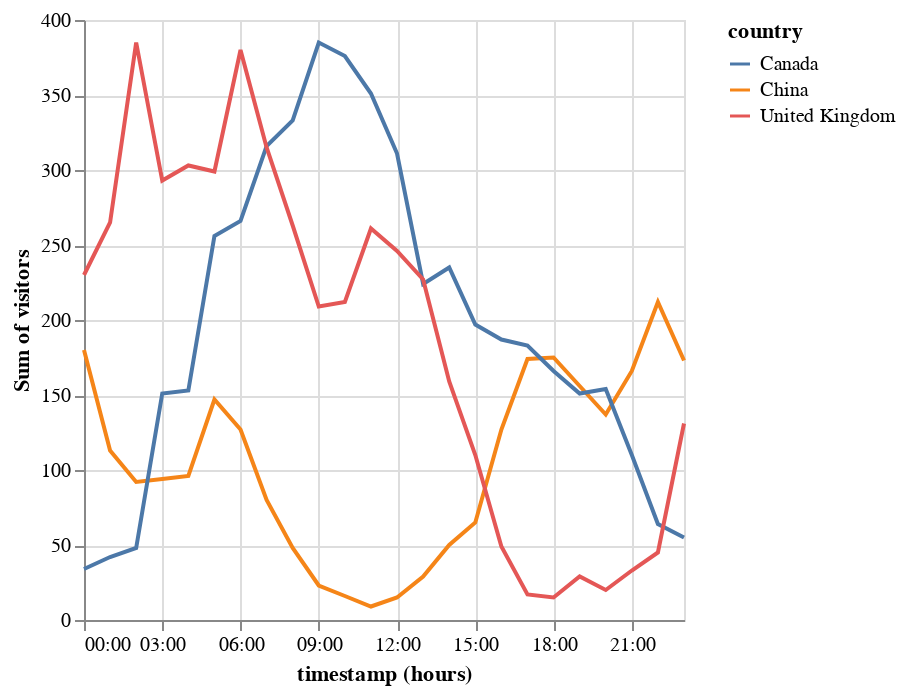

Write notebook code for a chart like this one.
### Markdown cell above
### with Pandas doing the filtering

### Code cell
cauk = pageviews.loc[pageviews.country.isin(['Canada','United Kingdom','China'])]

alt.Chart(cauk).mark_line().encode(
    x = 'hours(timestamp):T',
    y = 'sum(visitors):Q',
    color = 'country'
)

### Figure 1 — Vega specification as saved in the notebook (floating-point values rounded to 4 significant figures)
{"$schema": "https://vega.github.io/schema/vega/v5.json", "data": [{"name": "source_0", "values": [{"hours_timestamp": "2012-01-01T06:00:00.000", "country": "China", "sum_visitors": 127}, {"hours_timestamp": "2012-01-01T11:00:00.000", "country": "Canada", "sum_visitors": 351}, {"hours_timestamp": "2012-01-01T05:00:00.000", "country": "United Kingdom", "sum_visitors": 299}, {"hours_timestamp": "2012-01-01T13:00:00.000", "country": "United Kingdom", "sum_visitors": 227}, {"hours_timestamp": "2012-01-01T04:00:00.000", "country": "United Kingdom", "sum_visitors": 303}, {"hours_timestamp": "2012-01-01T23:00:00.000", "country": "Canada", "sum_visitors": 55}, {"hours_timestamp": "2012-01-01T09:00:00.000", "country": "Canada", "sum_visitors": 385}, {"hours_timestamp": "2012-01-01T10:00:00.000", "country": "United Kingdom", "sum_visitors": 212}, {"hours_timestamp": "2012-01-01T04:00:00.000", "country": "China", "sum_visitors": 96}, {"hours_timestamp": "2012-01-01T16:00:00.000", "country": "China", "sum_visitors": 127}, {"hours_timestamp": "2012-01-01T08:00:00.000", "country": "Canada", "sum_visitors": 333}, {"hours_timestamp": "2012-01-01T03:00:00.000", "country": "United Kingdom", "sum_visitors": 293}, {"hours_timestamp": "2012-01-01T15:00:00.000", "country": "United Kingdom", "sum_visitors": 110}, {"hours_timestamp": "2012-01-01T19:00:00.000", "country": "Canada", "sum_visitors": 151}, {"hours_timestamp": "2012-01-01T05:00:00.000", "country": "China", "sum_visitors": 147}, {"hours_timestamp": "2012-01-01T20:00:00.000", "country": "Canada", "sum_visitors": 154}, {"hours_timestamp": "2012-01-01T08:00:00.000", "country": "United Kingdom", "sum_visitors": 263}, {"hours_timestamp": "2012-01-01T14:00:00.000", "country": "China", "sum_visitors": 50}, {"hours_timestamp": "2012-01-01T13:00:00.000", "country": "China", "sum_visitors": 29}, {"hours_timestamp": "2012-01-01T10:00:00.000", "country": "Canada", "sum_visitors": 376}, {"hours_timestamp": "2012-01-01T07:00:00.000", "country": "United Kingdom", "sum_visitors": 315}, {"hours_timestamp": "2012-01-01T00:00:00.000", "country": "United Kingdom", "sum_visitors": 230}, {"hours_timestamp": "2012-01-01T15:00:00.000", "country": "China", "sum_visitors": 65}, {"hours_timestamp": "2012-01-01T02:00:00.000", "country": "United Kingdom", "sum_visitors": 385}, {"hours_timestamp": "2012-01-01T16:00:00.000", "country": "Canada", "sum_visitors": 187}, {"hours_timestamp": "2012-01-01T05:00:00.000", "country": "Canada", "sum_visitors": 256}, {"hours_timestamp": "2012-01-01T13:00:00.000", "country": "Canada", "sum_visitors": 224}, {"hours_timestamp": "2012-01-01T22:00:00.000", "country": "Canada", "sum_visitors": 64}, {"hours_timestamp": "2012-01-01T19:00:00.000", "country": "United Kingdom", "sum_visitors": 29}, {"hours_timestamp": "2012-01-01T04:00:00.000", "country": "Canada", "sum_visitors": 153}, {"hours_timestamp": "2012-01-01T21:00:00.000", "country": "China", "sum_visitors": 166}, {"hours_timestamp": "2012-01-01T00:00:00.000", "country": "China", "sum_visitors": 180}, {"hours_timestamp": "2012-01-01T01:00:00.000", "country": "China", "sum_visitors": 113}, {"hours_timestamp": "2012-01-01T01:00:00.000", "country": "United Kingdom", "sum_visitors": 265}, {"hours_timestamp": "2012-01-01T17:00:00.000", "country": "Canada", "sum_visitors": 183}, {"hours_timestamp": "2012-01-01T07:00:00.000", "country": "Canada", "sum_visitors": 316}, {"hours_timestamp": "2012-01-01T12:00:00.000", "country": "Canada", "sum_visitors": 311}, {"hours_timestamp": "2012-01-01T12:00:00.000", "country": "United Kingdom", "sum_visitors": 246}, {"hours_timestamp": "2012-01-01T06:00:00.000", "country": "Canada", "sum_visitors": 266}, {"hours_timestamp": "2012-01-01T03:00:00.000", "country": "Canada", "sum_visitors": 151}, {"hours_timestamp": "2012-01-01T15:00:00.000", "country": "Canada", "sum_visitors": 197}, {"hours_timestamp": "2012-01-01T14:00:00.000", "country": "Canada", "sum_visitors": 235}, {"hours_timestamp": "2012-01-01T21:00:00.000", "country": "Canada", "sum_visitors": 110}, {"hours_timestamp": "2012-01-01T08:00:00.000", "country": "China", "sum_visitors": 48}, {"hours_timestamp": "2012-01-01T06:00:00.000", "country": "United Kingdom", "sum_visitors": 380}, {"hours_timestamp": "2012-01-01T18:00:00.000", "country": "Canada", "sum_visitors": 166}, {"hours_timestamp": "2012-01-01T22:00:00.000", "country": "China", "sum_visitors": 212}, {"hours_timestamp": "2012-01-01T07:00:00.000", "country": "China", "sum_visitors": 80}, {"hours_timestamp": "2012-01-01T03:00:00.000", "country": "China", "sum_visitors": 94}, {"hours_timestamp": "2012-01-01T18:00:00.000", "country": "China", "sum_visitors": 175}, {"hours_timestamp": "2012-01-01T09:00:00.000", "country": "United Kingdom", "sum_visitors": 209}, {"hours_timestamp": "2012-01-01T11:00:00.000", "country": "United Kingdom", "sum_visitors": 261}, {"hours_timestamp": "2012-01-01T23:00:00.000", "country": "China", "sum_visitors": 173}, {"hours_timestamp": "2012-01-01T23:00:00.000", "country": "United Kingdom", "sum_visitors": 131}, {"hours_timestamp": "2012-01-01T19:00:00.000", "country": "China", "sum_visitors": 156}, {"hours_timestamp": "2012-01-01T20:00:00.000", "country": "China", "sum_visitors": 137}, {"hours_timestamp": "2012-01-01T14:00:00.000", "country": "United Kingdom", "sum_visitors": 159}, {"hours_timestamp": "2012-01-01T09:00:00.000", "country": "China", "sum_visitors": 23}, {"hours_timestamp": "2012-01-01T02:00:00.000", "country": "China", "sum_visitors": 92}, {"hours_timestamp": "2012-01-01T17:00:00.000", "country": "China", "sum_visitors": 174}, {"hours_timestamp": "2012-01-01T01:00:00.000", "country": "Canada", "sum_visitors": 42}, {"hours_timestamp": "2012-01-01T12:00:00.000", "country": "China", "sum_visitors": 15}, {"hours_timestamp": "2012-01-01T22:00:00.000", "country": "United Kingdom", "sum_visitors": 45}, {"hours_timestamp": "2012-01-01T20:00:00.000", "country": "United Kingdom", "sum_visitors": 20}, {"hours_timestamp": "2012-01-01T02:00:00.000", "country": "Canada", "sum_visitors": 48}, {"hours_timestamp": "2012-01-01T18:00:00.000", "country": "United Kingdom", "sum_visitors": 15}, {"hours_timestamp": "2012-01-01T00:00:00.000", "country": "Canada", "sum_visitors": 34}, {"hours_timestamp": "2012-01-01T21:00:00.000", "country": "United Kingdom", "sum_visitors": 33}, {"hours_timestamp": "2012-01-01T16:00:00.000", "country": "United Kingdom", "sum_visitors": 49}, {"hours_timestamp": "2012-01-01T10:00:00.000", "country": "China", "sum_visitors": 16}, {"hours_timestamp": "2012-01-01T17:00:00.000", "country": "United Kingdom", "sum_visitors": 17}, {"hours_timestamp": "2012-01-01T11:00:00.000", "country": "China", "sum_visitors": 9}], "transform": [{"type": "formula", "expr": "toDate(datum['hours_timestamp'])", "as": "hours_timestamp"}]}, {"name": "source_0_y_domain_sum_visitors", "values": [{"min": 9, "max": 385}]}, {"name": "source_0_color_domain_country", "values": [{"country": "China"}, {"country": "Canada"}, {"country": "United Kingdom"}]}], "marks": [{"type": "group", "name": "pathgroup", "from": {"facet": {"data": "source_0", "name": "faceted_path_main", "groupby": ["country"]}}, "encode": {"update": {"width": {"field": {"signal": null, "datum": null, "group": "width", "parent": null}}, "height": {"field": {"signal": null, "datum": null, "group": "height", "parent": null}}}}, "marks": [{"type": "line", "name": "marks", "from": {"data": "faceted_path_main"}, "sort": {"field": "datum[\"hours_timestamp\"]"}, "encode": {"update": {"stroke": {"field": "country", "scale": "color"}, "y": {"field": "sum_visitors", "scale": "y"}, "defined": {"signal": "isValid(datum[\"hours_timestamp\"]) && isFinite(+datum[\"hours_timestamp\"]) && isValid(datum[\"sum_visitors\"]) && isFinite(+datum[\"sum_visitors\"])"}, "x": {"field": "hours_timestamp", "scale": "x"}, "description": {"signal": "\"timestamp (hours): \" + (timeFormat(datum[\"hours_timestamp\"], timeUnitSpecifier([\"hours\"], {\"year-month\":\"%b %Y \",\"year-month-date\":\"%b %d, %Y \"}))) + \"; Sum of visitors: \" + (format(datum[\"sum_visitors\"], \"\")) + \"; country: \" + (isValid(datum[\"country\"]) ? datum[\"country\"] : \"\"+datum[\"country\"])"}}}, "style": ["line"]}]}], "scales": [{"name": "x", "type": "time", "domain": {"data": "source_0", "field": "hours_timestamp"}, "range": [0, {"signal": "width"}]}, {"name": "y", "type": "linear", "domain": [{"signal": "(data(\"source_0_y_domain_sum_visitors\")[0] || {}).min"}, {"signal": "(data(\"source_0_y_domain_sum_visitors\")[0] || {}).max"}], "range": [{"signal": "height"}, 0], "zero": true, "nice": true}, {"name": "color", "type": "ordinal", "domain": {"data": "source_0_color_domain_country", "field": "country", "sort": true}, "range": "category"}], "axes": [{"scale": "x", "maxExtent": 0, "minExtent": 0, "aria": false, "zindex": 0, "labels": false, "ticks": false, "grid": true, "orient": "bottom", "tickMinStep": {"signal": "datetime(2001, 0, 1, 1, 0, 0, 0) - datetime(2001, 0, 1, 0, 0, 0, 0)"}, "gridScale": "y", "domain": false}, {"scale": "y", "gridScale": "x", "labels": false, "domain": false, "maxExtent": 0, "grid": true, "tickCount": {"signal": "ceil(height/40)"}, "orient": "left", "minExtent": 0, "aria": false, "zindex": 0, "ticks": false}, {"scale": "x", "grid": false, "format": {"signal": "timeUnitSpecifier([\"hours\"], {\"year-month\":\"%b %Y \",\"year-month-date\":\"%b %d, %Y \"})"}, "tickMinStep": {"signal": "datetime(2001, 0, 1, 1, 0, 0, 0) - datetime(2001, 0, 1, 0, 0, 0, 0)"}, "orient": "bottom", "labelFlush": true, "zindex": 0, "title": "timestamp (hours)", "labelOverlap": true}, {"scale": "y", "zindex": 0, "orient": "left", "tickCount": {"signal": "ceil(height/40)"}, "grid": false, "labelOverlap": true, "title": "Sum of visitors"}], "height": 300, "background": "white", "style": "cell", "legends": [{"stroke": "color", "symbolType": "stroke", "title": "country"}], "padding": 5, "width": 300}
